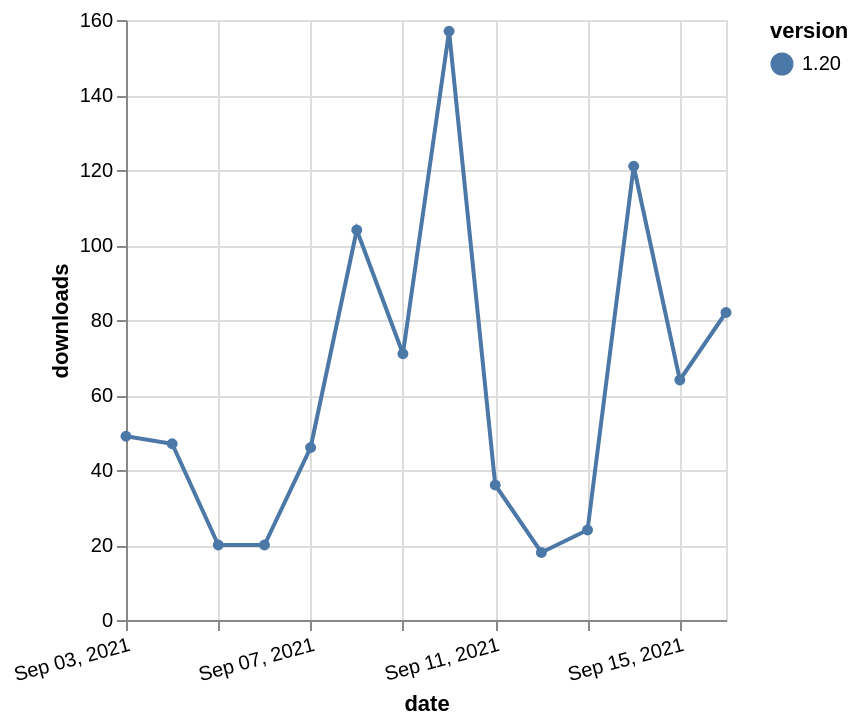

Express this chart as Vega-Lite.
### Vega-Lite specification from a JSON file in a GitHub repository (floating-point values rounded to 4 significant figures)
{"$schema": "https://vega.github.io/schema/vega-lite/v5.json", "description": "A simple bar chart with embedded data.", "data": {"values": [{"date": "2021-09-03", "total": 79625, "delta": 49, "version": "1.20"}, {"date": "2021-09-04", "total": 79672, "delta": 47, "version": "1.20"}, {"date": "2021-09-05", "total": 79692, "delta": 20, "version": "1.20"}, {"date": "2021-09-06", "total": 79712, "delta": 20, "version": "1.20"}, {"date": "2021-09-07", "total": 79758, "delta": 46, "version": "1.20"}, {"date": "2021-09-08", "total": 79862, "delta": 104, "version": "1.20"}, {"date": "2021-09-09", "total": 79933, "delta": 71, "version": "1.20"}, {"date": "2021-09-10", "total": 80090, "delta": 157, "version": "1.20"}, {"date": "2021-09-11", "total": 80126, "delta": 36, "version": "1.20"}, {"date": "2021-09-12", "total": 80144, "delta": 18, "version": "1.20"}, {"date": "2021-09-13", "total": 80168, "delta": 24, "version": "1.20"}, {"date": "2021-09-14", "total": 80289, "delta": 121, "version": "1.20"}, {"date": "2021-09-15", "total": 80353, "delta": 64, "version": "1.20"}, {"date": "2021-09-16", "total": 80435, "delta": 82, "version": "1.20"}]}, "width": "container", "mark": {"type": "line", "point": {"filled": true}}, "encoding": {"x": {"field": "date", "type": "temporal", "timeUnit": "yearmonthdate", "title": "date", "axis": {"labelAngle": -15}}, "y": {"field": "delta", "type": "quantitative", "title": "downloads"}, "color": {"field": "version", "type": "nominal"}, "tooltip": {"field": "delta"}}}
